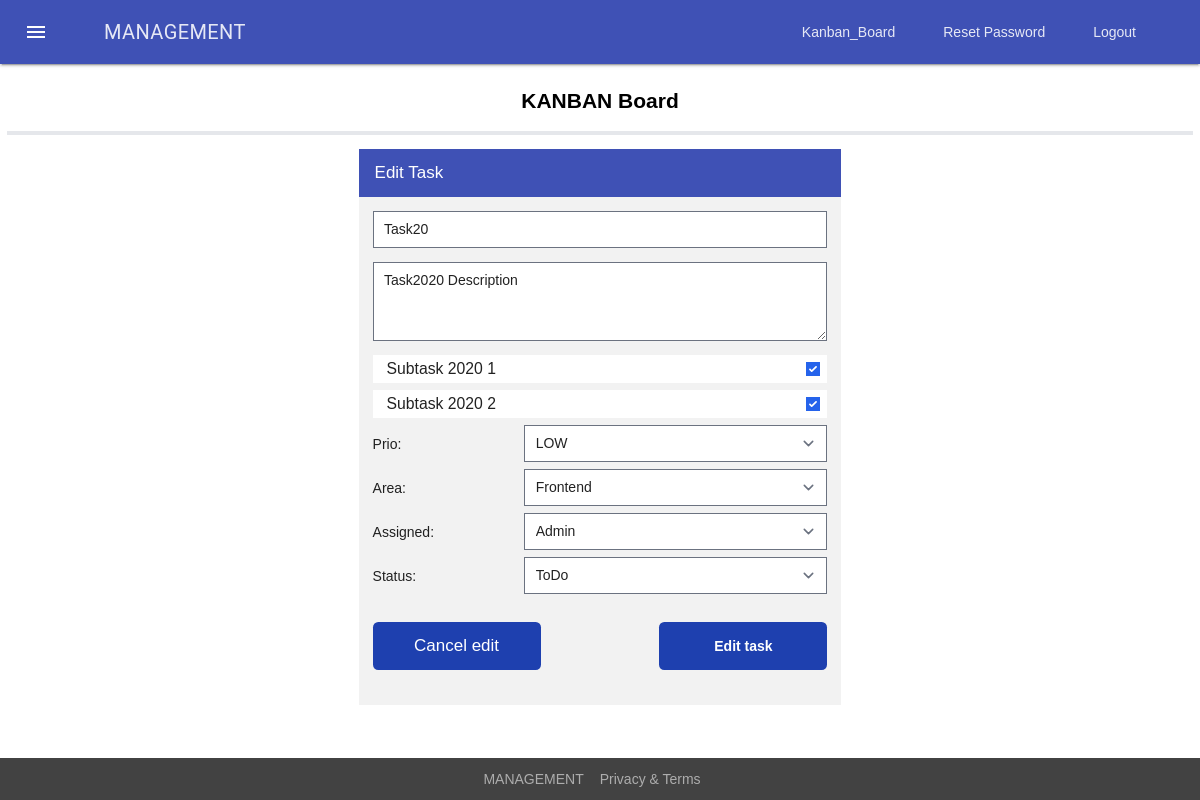
The page /management/kanban_board/edit-task/12/ on the database as committed earlier.
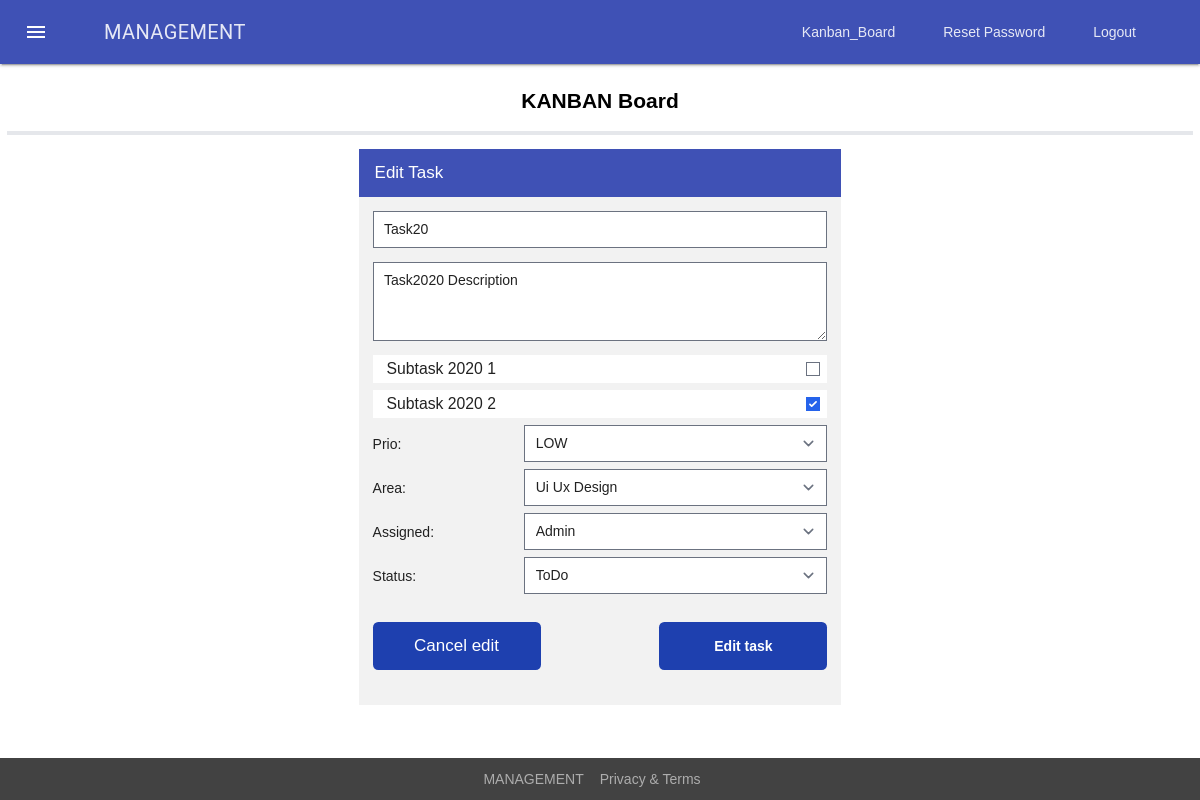
The same page on the database as committed later.
### apps/kanban_board/models.py (models this page shows, shortened)
class Task(models.Model):
  title = models.CharField(max_length=200, default="No Title")
  description = models.CharField(max_length=400, default="No description")
  prio = models.CharField(max_length=20, choices=PRIO_CHOICES, default='Low')
  member_type = models.CharField(max_length=20, choices=MEMBER_TYPE_CHOICES, default='Frontend')
  assigned = models.ForeignKey(User, on_delete=models.PROTECT)
  status=models.CharField(max_length=20, choices=STATUS_CHOICES, default='ToDo')
  created_at = models.DateTimeField('date created')
  updated_at = models.DateTimeField('date updated')

class Subtask(models.Model):
  task = models.ForeignKey(Task, on_delete=models.CASCADE)
  title = models.CharField(max_length=50, default="No Title")
  status_subtask = models.BooleanField("Status", default=False)

### apps/kanban_board/views.py (the view)
# urls.py: path('edit-task/<int:task_id>/', views.edit_task, name='edit_task'),
def edit_task(request, task_id):
    userList = User.objects.all()
    id = task_id
    selectedTask = Task.objects.get(pk=id)
    user = User.objects.get(pk=selectedTask.assigned_id)
    subTasks = Subtask.objects.filter(task_id=id)
    return render(request, 'kanban_board/edit_task.html', {'editTask':selectedTask, 'users': userList, 'currentUser': user, 'subtasks':subTasks})

### templates/kanban_board/edit_task.html (shortened to what this page needs)
{% extends "base/base_template.html" %} {% block content %} {% load static %}
<link rel="stylesheet" href="{% static 'css/kanban_board_css/create_task.css' %}" />
<div class="mdl-card__title mdl-card--expand border-b-4 mb-4">
   <div class="mdl-card--border text-center w-full text-xl font-semibold">
      <a href="{% url 'index_kanban_board' %}"
         class="mdl-card--border text-2xl font-semibold text-black hover:text-gray-500"> KANBAN Board</a>
   </div>
</div>
<div class="flex justify-center">
   <div class="topnav">
      <a class="active w-full">Edit Task</a>
      <div id="add_Task" class="w-full flex-col items-center pt-2" style="display: flex">
         <form action={% url 'edit_task_successfully' editTask.id %} method="post" class="w-full px-4">
            <input class="w-full my-2" type="text" name="editTitle" id="editTitle" value="{{ editTask.title }}"
               minlength="5" maxlength="50" required />
            <textarea class="w-full my-2" name="editDescription" id="editDescription" placeholder="Description..."
               minlength="10" maxlength="255" required cols="30" rows="3 ">
{{ editTask.description }}</textarea>
            {% for subtask in subtasks %}
            <div class="flex justify-between my-2 bg-white pl-4">
               <input class="flex items-center border-solid text-lg w-[calc(100%-2rem)]" name="{{subtask.pk}}_Title" value="{{ subtask.title }}">
               {% if subtask %}
               <div class="w-8 h-8 flex justify-center items-center rounded-r hover:cursor-pointer" id="{{ subtask.title }}_color">
                 {% if subtask.status_subtask == 0 %}
                <input name="{{subtask.pk}}_checkbox" class="m-1 no-outline check-input" type="checkbox" >
               </div>
               {% else %}
               <input name="{{subtask.pk}}_checkbox" class="m-1 no-outline check-input" type="checkbox" checked="checked">
               </div>
               {% endif %}
               {% endif %}
            </div>
            {% endfor %}
            <div class="flex justify-evenly items-center my-2">
               <label class="w-2/6" for="prio">Prio:</label>
               <select class="w-4/6" name="editPrio" id="editPrio">
                  <option selected="selected">{{ editTask.prio }}</option>
               </select>
            </div>
            <div class="flex justify-evenly items-center my-2">
               <label class="w-2/6" for="memberType">Area:</label>
               <select class="w-4/6" name="editType" id="editType" required>
                  <option selected="selected">{{ editTask.member_type }}</option>
               </select>
            </div>
            <div class="flex justify-evenly items-center my-2">
               <label class="w-2/6" for="prio">Assigned:</label>
               <select class="w-4/6" name="editAssigned" id="editAssigned">
                  <option selected="selected">{{ currentUser }}</option>
               </select>
            </div>
            <div class="flex justify-evenly items-center my-2">
               <label class="w-2/6" for="status">Status:</label>
               <select class="w-4/6" name="editStatus" id="editStatus" required>
                  <option selected="selected">{{ editTask.status }}</option>
               </select>
            </div>
            <div class="flex justify-between mt-6 gap-x-4 mb-0">
               <a class="w-48 text-white px-4 py-2 my-2 bg-blue-800 hover:bg-opacity-50 text-center rounded-md"
                  href="{% url 'index_kanban_board' %}">Cancel edit</a>
               <button class="w-48 text-white px-4 py-2 my-2 bg-blue-800 hover:bg-opacity-50 font-semibold rounded-md"
                  type="submit">Edit task</button>
            </div>
         </form>
      </div>
   </div>
</div>
{% endblock %}

### templates/base/base_template.html (shortened to what this page needs)
{% load static %} {% load static tailwind_tags %} {% tailwind_css %}
<!DOCTYPE html>
<html lang="en">
<head>
   <link rel="stylesheet" href="{% static 'css/base_css/base.css' %}" />
   <link rel="stylesheet" href="{% static 'css/registered/registered.css' %}" />
   <link rel="stylesheet" href="{% static 'css/base_css/material.min.css' %}" />
</head>
<body>
   <div class="mdl-layout mdl-js-layout mdl-layout--fixed-header">
      <header class="mdl-layout__header">
         <div class="mdl-layout__header-row">
            <a class="mdl-navigation__link mdl-layout-title" href="{% url 'home' %}">MANAGEMENT</a>
            <nav class="mdl-navigation mdl-layout--large-screen-only">
               <a class="mdl-navigation__link" href="{% url 'index_kanban_board' %}">Kanban_Board</a>
               <a class="mdl-navigation__link" href="{% url 'password_reset' %}">Reset Password</a>
               <a class="mdl-navigation__link" href="{% url 'logout' %}">Logout</a>
            </nav>
         </div>
      </header>
      <main class="mdl-layout__content p-2 scoll-main">{% block content %}{% endblock %}</main>
      <footer>
         <ul class="mdl-mini-footer__link-list center-elements">
            <li><a href="#">MANAGEMENT</a></li>
            <li><a href="#">Privacy & Terms</a></li>
         </ul>
      </footer>
   </div>
</body>
</html>

### static/css/base_css/base.css (style rules this page uses)
body { padding: 0; margin: 0; }
.scoll-main { -ms-overflow-style: none !important; scrollbar-width: none !important; }
footer { padding: 0.5rem !important; color: #adadad; background-color: #424242; display: flex; flex-direction: column; justify-content: center; align-items: center; height: 3rem; }
.center-elements { display: flex; justify-content: center; align-items: center; }
.flex { display: flex; }
.flex-col { flex-direction: column; }
html { line-height: 1.5; -webkit-text-size-adjust: 100%; -moz-tab-size: 4; -o-tab-size: 4; tab-size: 4; font-family: ui-sans-serif, system-ui, -apple-system, BlinkMacSystemFont, Segoe UI, Roboto, Helvetica Neue, Arial, Noto Sans, sans-serif, Apple Color Emoji, Segoe UI Emoji, Segoe UI Symbol, Noto Color Emoji; font-feature-settings: normal }
body { margin: 0; line-height: inherit }
a { color: inherit; text-decoration: inherit }
button, input, optgroup, select, textarea { font-family: inherit; font-size: 100%; font-weight: inherit; line-height: inherit; color: inherit; margin: 0; padding: 0 }
button, select { text-transform: none }
[type=button], [type=reset], [type=submit], button { -webkit-appearance: button; background-color: initial; background-image: none }
menu, ol, ul { list-style: none; margin: 0; padding: 0 }
textarea { resize: vertical }
input::placeholder, textarea::placeholder { opacity: 1; color: #9ca3af }
[role=button], button { cursor: pointer }
[multiple], [type=date], [type=datetime-local], [type=email], [type=month], [type=number], [type=password], [type=search], [type=tel], [type=text], [type=time], [type=url], [type=week], select, textarea { -webkit-appearance: none; -moz-appearance: none; appearance: none; background-color: #fff; border-color: #6b7280; border-width: 1px; border-radius: 0; padding: .5rem .75rem; font-size: 1rem; line-height: 1.5rem; --tw-shadow: 0 0 #0000 }
input::placeholder, textarea::placeholder { color: #6b7280; opacity: 1 }
select { background-position: right .5rem center; background-repeat: no-repeat; background-size: 1.5em 1.5em; padding-right: 2.5rem; -webkit-print-color-adjust: exact; print-color-adjust: exact }
[type=checkbox], [type=radio] { -webkit-appearance: none; -moz-appearance: none; appearance: none; padding: 0; -webkit-print-color-adjust: exact; print-color-adjust: exact; display: inline-block; vertical-align: middle; background-origin: border-box; -webkit-user-select: none; -moz-user-select: none; user-select: none; flex-shrink: 0; height: 1rem; width: 1rem; color: #2563eb; background-color: #fff; border-color: #6b7280; border-width: 1px; --tw-shadow: 0 0 #0000 }
[type=checkbox] { border-radius: 0 }
[type=checkbox]:checked, [type=radio]:checked { border-color: #0000; background-color: currentColor; background-size: 100% 100%; background-position: 50%; background-repeat: no-repeat }
.my-2 { margin-top: .5rem; margin-bottom: .5rem }
.mb-4 { margin-bottom: 1rem }
.mt-6 { margin-top: 1.5rem }
.mb-0 { margin-bottom: 0 }
.flex { display: flex }
.h-8 { height: 2rem }
.w-full { width: 100% }
.w-2\/6 { width: 33.333333% }
.w-4\/6 { width: 66.666667% }
.w-48 { width: 12rem }
.w-\[calc\(100\%-2rem\)\] { width: calc(100% - 2rem) }
.w-8 { width: 2rem }
.flex-col { flex-direction: column }
.items-center { align-items: center }
.justify-center { justify-content: center }
.justify-between { justify-content: space-between }
.justify-evenly { justify-content: space-evenly }
.gap-x-4 { -moz-column-gap: 1rem; column-gap: 1rem }
.rounded-md { border-radius: .375rem }
.rounded-r { border-top-right-radius: .25rem; border-bottom-right-radius: .25rem }
.border-b-4 { border-bottom-width: 4px }
.border-solid { border-style: solid }
.bg-blue-800 { --tw-bg-opacity: 1; background-color: rgb(30 64 175/var(--tw-bg-opacity)) }
.p-2 { padding: .5rem }
.px-4 { padding-left: 1rem; padding-right: 1rem }
.py-2 { padding-bottom: .5rem }
.pt-2, .py-2 { padding-top: .5rem }
.text-center { text-align: center }
.text-xl { font-size: 1.25rem; line-height: 1.75rem }
.text-2xl { font-size: 1.5rem; line-height: 2rem }
.text-lg { font-size: 1.125rem; line-height: 1.75rem }
.font-semibold { font-weight: 600 }
.text-black { --tw-text-opacity: 1; color: rgb(0 0 0/var(--tw-text-opacity)) }
.text-white { --tw-text-opacity: 1; color: rgb(255 255 255/var(--tw-text-opacity)) }

Rows that differ between the two databases and show on the page:
changed Task "Task20": editType "Frontend" → "Ui Ux Design"
changed Subtask "Subtask 2020 1": pk "☑" → "☐"
